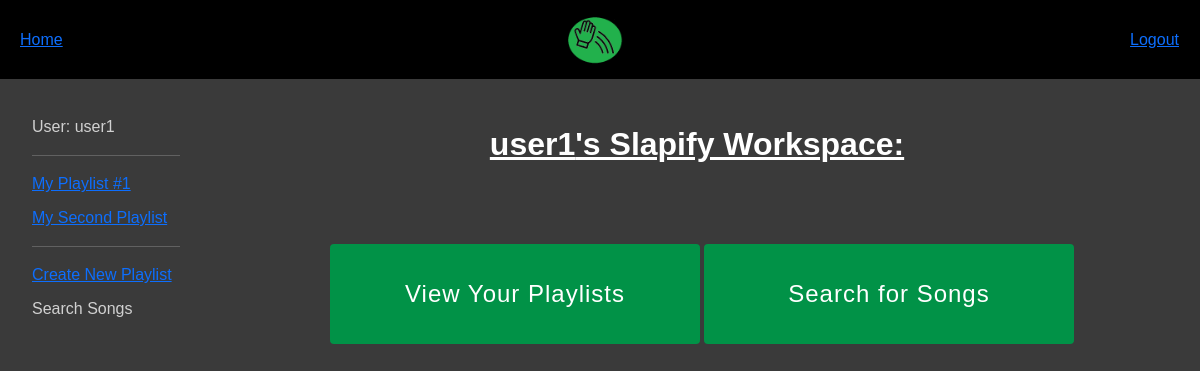
Page /slapify/ (signed in) on the earlier database version.
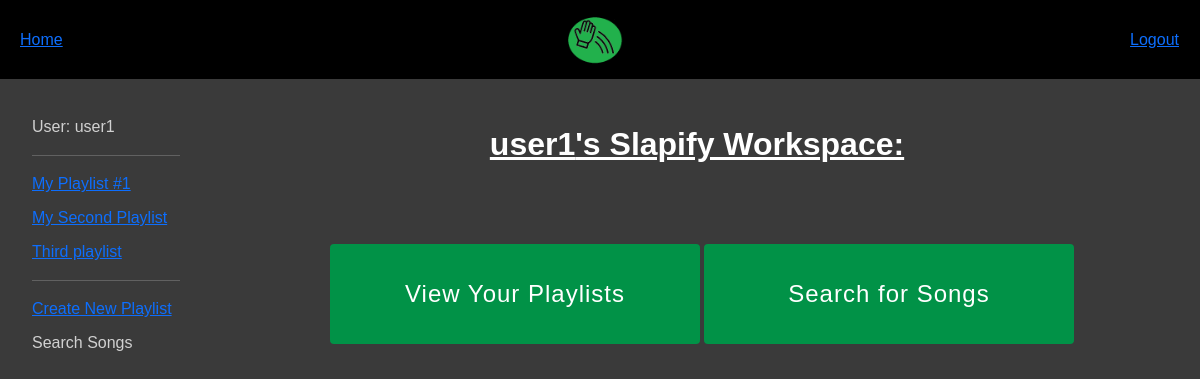
Same page on the later database version.
### slapify_web_app/models.py (models this page shows, shortened)
class Playlist(models.Model):
    name = models.CharField(max_length=100)
    user = models.ForeignKey(User, on_delete=models.CASCADE)
    songs = models.ManyToManyField(Song)

### slapify_web_app/views.py (the view)
# urls.py: path('', views.index, name='index'),
def index(request):
    user_playlists = Playlist.objects.filter(user=request.user)
    context = {
        'user_playlists': user_playlists,
    }
    return render(request, 'index.html', context)

### slapify_web_app/templates/index.html (shortened to what this page needs)
{% extends "base_template.html" %}
{% block content %}
    <h2 class="workspace">{{user.get_username}}'s Slapify Workspace:</h1>
    <div class="col-md-12 text-center">
        <button type="button" class="block" onclick="location.href = '/my_playlists/'">View Your Playlists</button>
        <button type="button" class="block" onclick="location.href = '/song_list/'">Search for Songs</button>
    </div>
{% endblock content %}

### slapify_web_app/templates/base_template.html (shortened to what this page needs)
<!DOCTYPE html>
<html lang="en">
<head>
    <link rel="stylesheet" href="https://cdn.jsdelivr.net/npm/bootstrap@5.3.3/dist/css/bootstrap.min.css"
>
    {% load static %}
    <link rel="stylesheet" href="{% static 'css/styles.css' %}" />
</head>
<body>
    <div class="col-lg-12 d-lg-block">
        <ul class="navbar">
            {% if user.is_authenticated %}
            <li class="navbar-item">
                <a href="{% url 'index' %}">Home</a>
            </li>
            <li class="navbar-item">
                <img src="{% static 'Slapify_logo.png' %}" alt="Slapify Logo"
                width="85">
            </li>
            <li class="navbar-item">
                <form id="logout-form" method="post" action="{% url 'logout' %}">
                <button type="submit" class="btn btn-link">Logout</button>
                </form>
            </li>
            {% endif %}
        </ul>
    </div>
    {% block sidebar %}
        <div class="row">
            {% if user.is_authenticated %}
                <div class="col-lg-2 d-lg-block sidebar">
                    <ul class="sidebar-nav">
                        <li class="sidebar-item">{{user.user_type}}: {{ user.get_username }}</li>
                        <hr>
                        {% for playlist in user_playlists %}
                            <li class="sidebar-item">
                                <a href="{% url 'playlist_details' playlist.pk %}">{{ playlist.name }}</a>
                            </li>
                        {% endfor %}
                        <hr>
                        <li class="sidebar-item">
                            <a href="{% url 'create_playlist' %}">Create New Playlist</a>
                        </li>
                        <li class="sidebar-item">Search Songs</li>
                    </ul>
                </div>
                <div class="col-lg-10">{% block content %}{% endblock content %}</div>
            {% else %}
                <div class="col-lg-12">{% block logged_out_content %}{% endblock logged_out_content %}</div>
            {% endif %}
        </div>
    {% endblock sidebar %}
</body>
</html>

Differences in the rows shown:
added Playlist: name "Third playlist"
